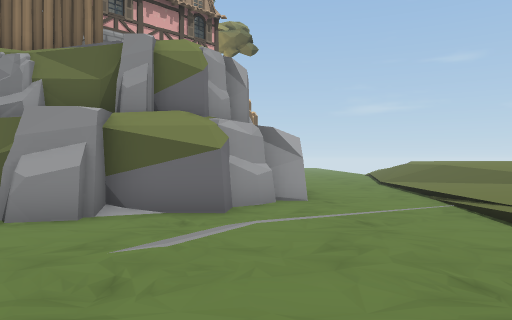
View 1 (above)

24 first-person views from a walk through a scene from a Unity 3-D project. The camera is 1.4 m above the floor, looks level and sees 70° across. Doors are open. The floor is counted in squares, 2 m on a side. Each view is taken from the middle of a square. On the plan, view 1 faces up. The plan holds only what a view shows up to about 11 squares ahead; the rest is blank. The place goes on beyond the plan. The player is left out. Some animated figures are left out. Some surface patterns are stand-ins.

View 2
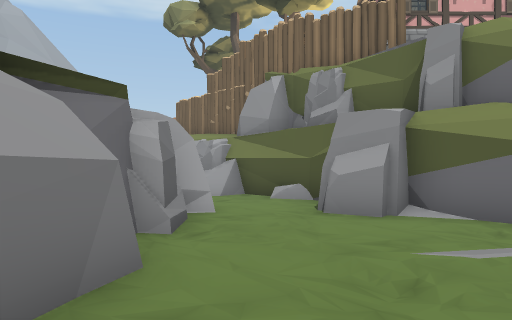

View 3
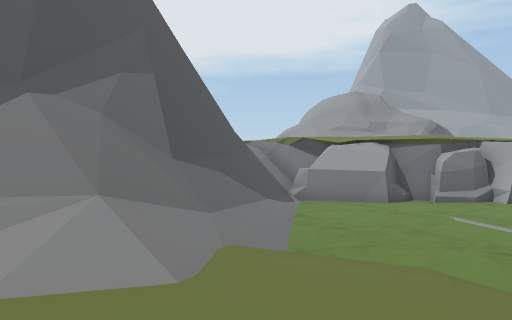

View 4
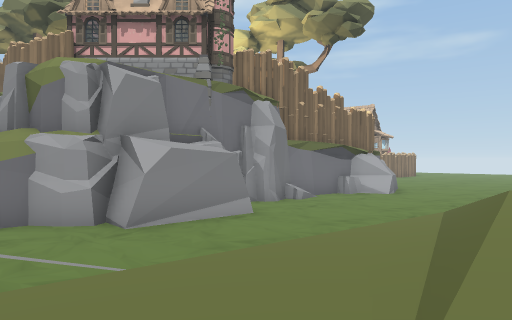

View 5
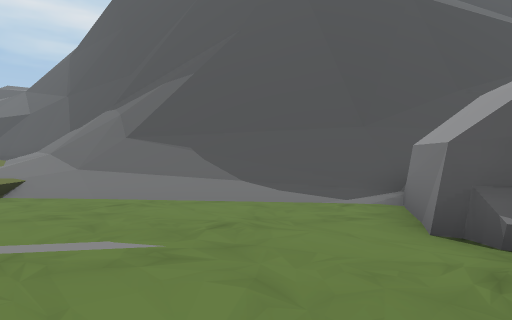

View 6
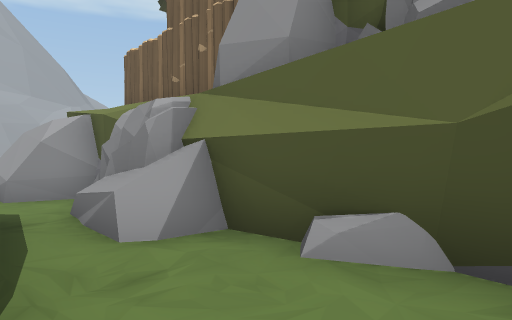

View 7
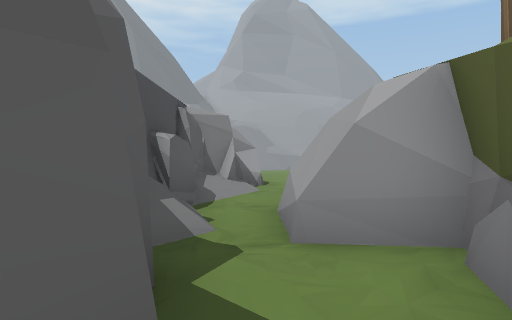

View 8
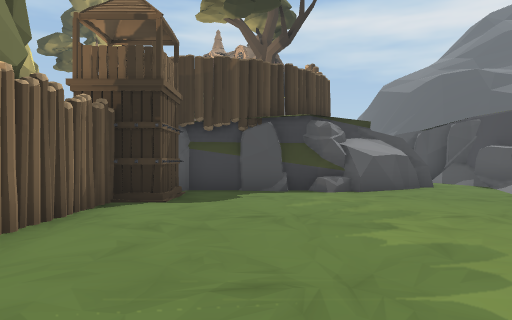

View 9
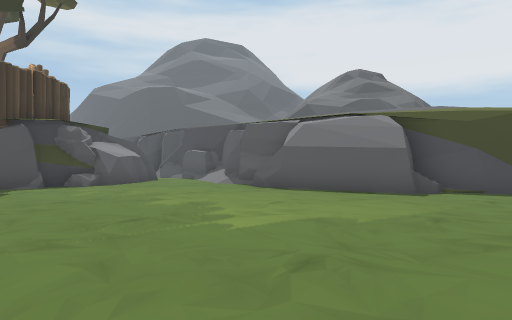

View 10
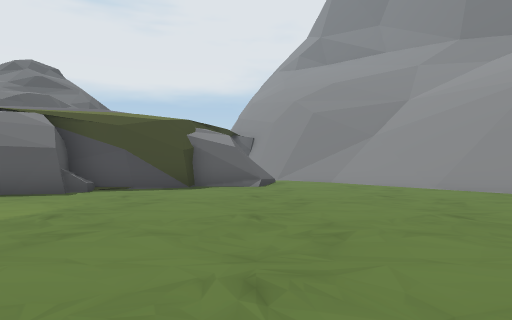

View 11
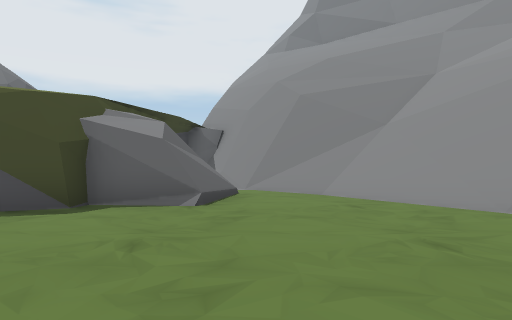

View 12
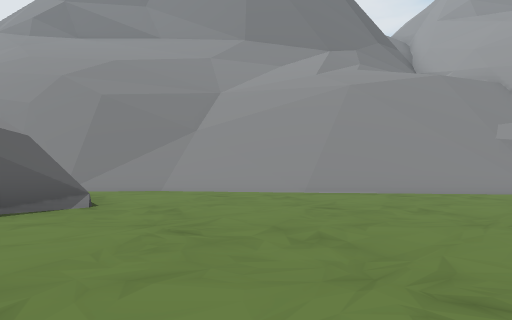

View 13
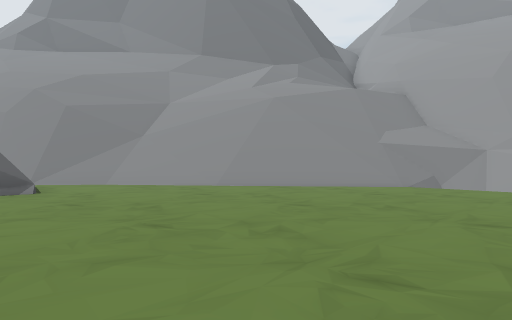

View 14
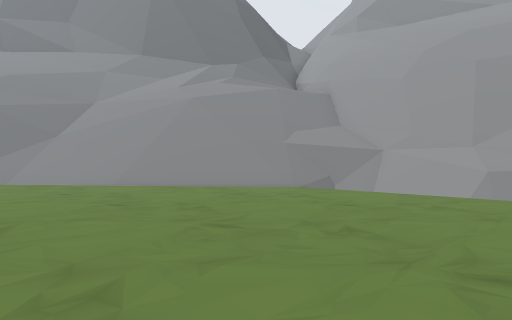

View 15
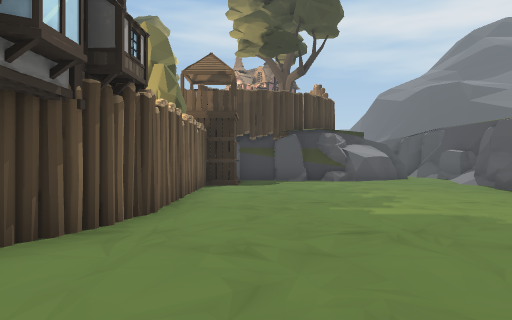

View 16
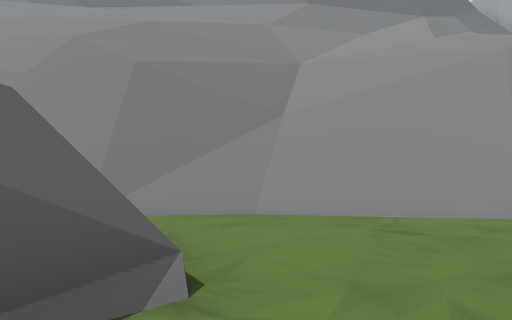

View 17
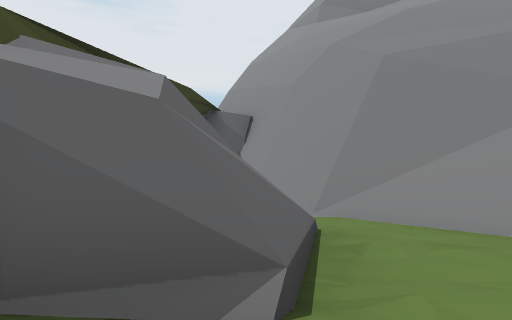

View 18
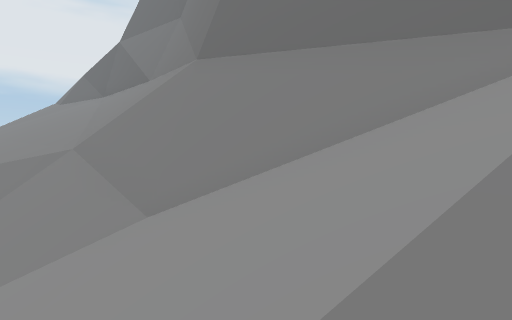

View 19
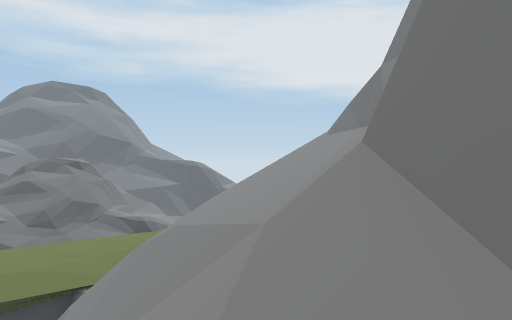

View 20
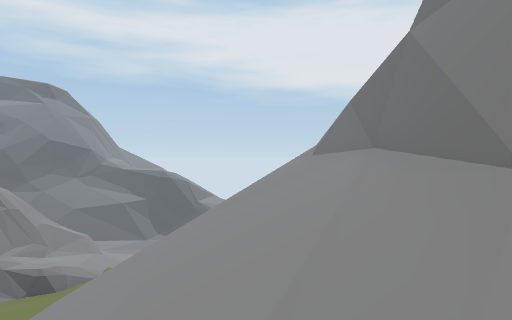

View 21
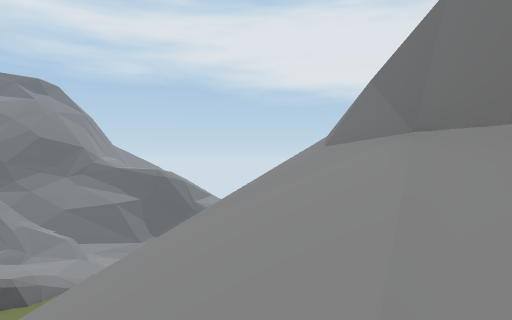

View 22
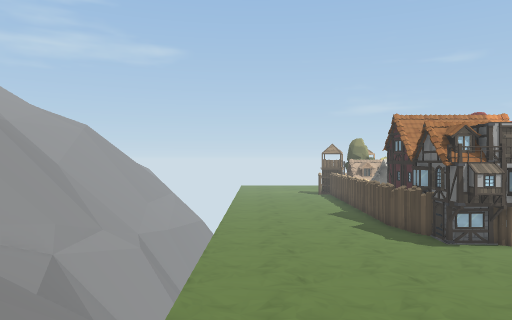

View 23
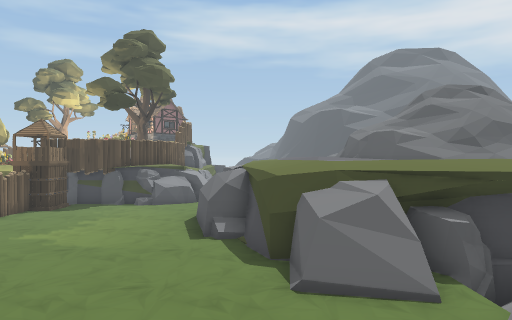

View 24
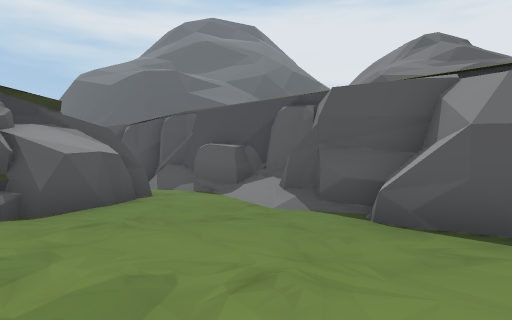

### Floor plan
Key: @ floor where view 1 was taken; # wall or solid block; . main floor; : floor 0.75 m higher than the main floor; + floor 1.5 m higher than the main floor; * floor 3.25 m higher than the main floor; % floor 4 m higher than the main floor; & floor 4.75 m higher than the main floor; $ floor 6.5 m higher than the main floor; / step, stairs or slope; = window, fence, low wall or low ledge; ^ raised ledge; v drop or lower ground; T tree; F fence; W tower.
Columns run from 36 left of view 1 to 7 right of it. Each row starts with its distance up from view 1.
 13 #=v.........FF#F TFF               ##..../
 12 #=v.............F..FW##            #...../+
 11 #=v...................#              ..../:+
 10 ##v...................#              #..../+
  9 #vv...................#              #..../
  8 #vv...................#             ##..../:
  7 /=/...................#  ###  ###  ##......:
  6 ////..................####.####.####.......:
  5 /////...........#v=/.......................:
  4 //////........#///v/#/##/### /=#......../..:
  3  //////.....###/*** *%  //     ##.......///:
  2  //////...###***%%             *#....../////
  1 ////////..##**%%                //...///==/=
  0 /////////.##*%%                  /#.@=^^^^^=
 -1 #=/////###vv*%     vvv            #=### vvv
 -2 ^^=/////v##v*%     $//            #### vv
 -3  ^#=////vvvv*%                    ###vv
 -4   #//////##**                     ##vv
 -5   ^//////##                       ##
 -6   ^#//////##                      #/
 -7    ^///////#  %%                  //
 -8    ^#/////    %%=/                //
 -9     #/////     %=&
-10     ##///
-11      ###/
-12        ##

Positions as (right, up) in squares from view 1, and headings:
1: (0, 0), facing up
2: (0, 0), facing up-left
3: (7, 6), facing down-left
4: (7, 5), facing up-left
5: (-4, 5), facing down-right
6: (-4, 4), facing up-left
7: (-8, 5), facing left
8: (-23, 10), facing right
9: (-25, 12), facing down-right
10: (-26, 12), facing down
11: (-27, 8), facing down
12: (-24, 8), facing down-left
13: (-24, 11), facing down-left
14: (-26, 13), facing down-left
15: (-27, 11), facing right
16: (-25, 4), facing down-left
17: (-26, 4), facing down
18: (-35, 1), facing down
19: (-36, 0), facing down-right
20: (-33, -5), facing down-right
21: (-32, -6), facing down-right
22: (-32, 2), facing up
23: (-32, 3), facing right
24: (-20, 9), facing down-right
